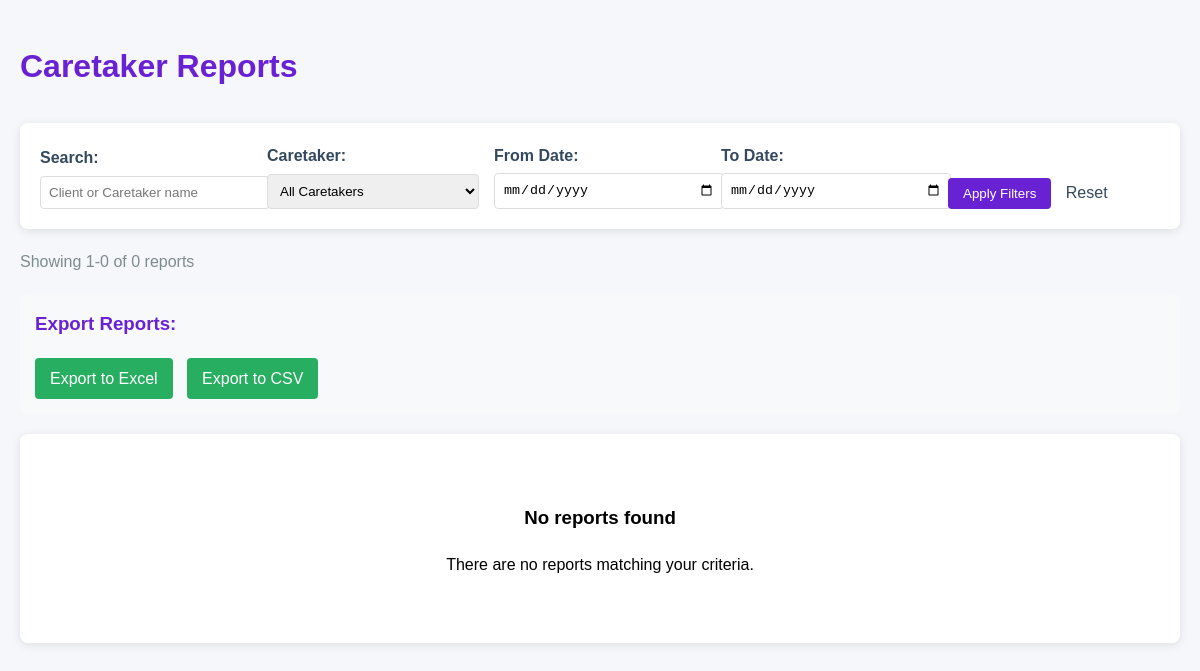
The page /admin_reports.php on the database as committed earlier.
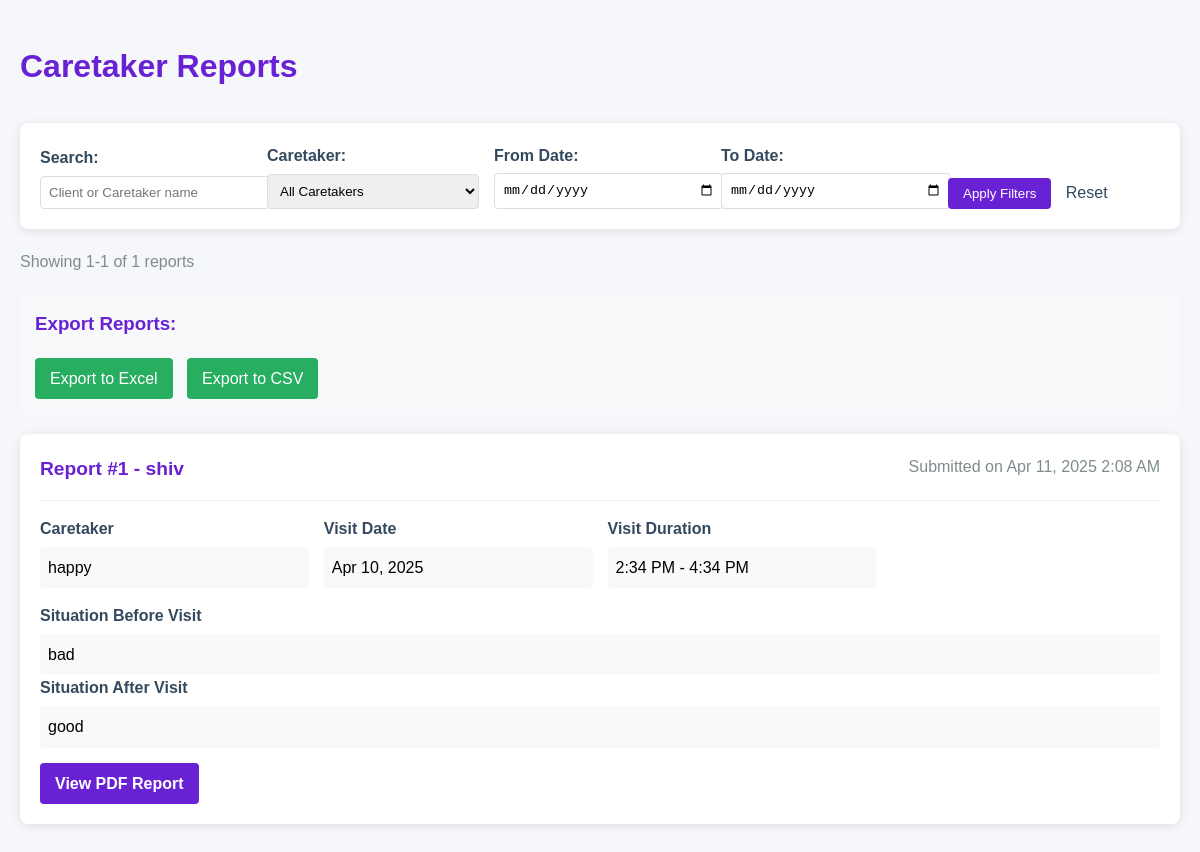
The same page on the database as committed later.
### tables this page shows
CREATE TABLE `caretaker_reports` (
  `report_id` int(11) NOT NULL,
  `booking_id` int(11) NOT NULL,
  `caretaker_id` int(11) NOT NULL,
  `client_name` varchar(100) NOT NULL,
  `client_address` text NOT NULL,
  `client_email` varchar(100) DEFAULT NULL,
  `situation_before` text NOT NULL,
  `situation_after` text NOT NULL,
  `report_pdf` varchar(255) DEFAULT NULL,
  `submitted_at` timestamp NOT NULL DEFAULT current_timestamp(),
  `is_on_time` tinyint(1) DEFAULT 1
);

CREATE TABLE `users` (
  `id` int(100) NOT NULL,
  `name` varchar(100) NOT NULL,
  `email` varchar(100) NOT NULL,
  `password` varchar(100) NOT NULL,
  `user_type` varchar(20) NOT NULL DEFAULT 'user',
  `application_status` varchar(50) DEFAULT 'pending'
);

CREATE TABLE `caretaker_bookings` (
  `booking_id` int(11) NOT NULL,
  `caretaker_id` int(11) NOT NULL,
  `user_id` int(11) NOT NULL,
  `start_datetime` datetime NOT NULL,
  `end_datetime` datetime NOT NULL,
  `hours` int(11) NOT NULL,
  `total_price` decimal(10,2) NOT NULL,
  `status` enum('pending','confirmed','completed','cancelled') DEFAULT 'pending',
  `created_at` timestamp NOT NULL DEFAULT current_timestamp(),
  `report_status` enum('pending','submitted','late','missed') DEFAULT 'pending',
  `report_deadline` datetime DEFAULT NULL
);

### admin_reports.php (the view, shortened to what the changed rows need)
<?php
include 'config.php';
$page = isset($_GET['page']) ? max(1, (int)$_GET['page']) : 1;
$per_page = 10;
$offset = ($page - 1) * $per_page;
$where = [];
$query_params = [];
$where_clause = $where ? 'WHERE ' . implode(' AND ', $where) : '';
$count_query = "SELECT COUNT(*) as total FROM caretaker_reports r
                JOIN caretaker_bookings b ON r.booking_id = b.booking_id
                JOIN users u ON b.user_id = u.id
                JOIN caretakers ct ON r.caretaker_id = ct.caretaker_id
                JOIN users c ON ct.user_id = c.id
                $where_clause";
$total_result = mysqli_query($conn, $count_query);
$total = mysqli_fetch_assoc($total_result)['total'];
$reports_query = "
    SELECT r.*,
           u.name as client_name,
           c.name as caretaker_name,
           ct.caretaker_id,
           b.start_datetime,
           b.end_datetime
    FROM caretaker_reports r
    JOIN caretaker_bookings b ON r.booking_id = b.booking_id
    JOIN users u ON b.user_id = u.id
    JOIN caretakers ct ON r.caretaker_id = ct.caretaker_id
    JOIN users c ON ct.user_id = c.id
    $where_clause
    ORDER BY r.submitted_at DESC
    LIMIT $offset, $per_page
";
$reports = mysqli_query($conn, $reports_query);
?>
<!DOCTYPE html>
<html lang="en">
<head>
</head>
<body>
    <div class="container">
        <h1>Caretaker Reports</h1>
        <div class="search-filters">
            <form method="GET" action="">
            </form>
        </div>
        <div class="results-count">
            Showing <?= ($offset + 1) ?>-<?= min($offset + $per_page, $total) ?> of <?= $total ?> reports
        </div>
        <div class="export-options">
            <h3>Export Reports:</h3>
            <a href="export_reports.php?format=excel&<?= http_build_query($query_params) ?>" class="btn-export">
            </a>
            <a href="export_reports.php?format=csv&<?= http_build_query($query_params) ?>" class="btn-export">
            </a>
        </div>
        <?php if(mysqli_num_rows($reports) > 0): ?>
            <?php while($report = mysqli_fetch_assoc($reports)): ?>
                <div class="report-card">
                    <div class="report-header">
                        <h2 class="report-title">
                            Report #<?= $report['report_id'] ?> - <?= htmlspecialchars($report['client_name']) ?>
                        </h2>
                        <div class="report-date">
                            Submitted on <?= date('M j, Y g:i A', strtotime($report['submitted_at'])) ?>
                        </div>
                    </div>
                    <div class="report-details">
                        <div class="detail-group">
                            <label>Caretaker</label>
                            <p><?= htmlspecialchars($report['caretaker_name']) ?></p>
                        </div>
                        <div class="detail-group">
                            <label>Visit Date</label>
                            <p><?= date('M j, Y', strtotime($report['start_datetime'])) ?></p>
                        </div>
                        <div class="detail-group">
                            <label>Visit Duration</label>
                            <p>
                                <?= date('g:i A', strtotime($report['start_datetime'])) ?> -
                                <?= date('g:i A', strtotime($report['end_datetime'])) ?>
                            </p>
                        </div>
                    </div>
                    <div class="detail-group">
                        <label>Situation Before Visit</label>
                        <p><?= nl2br(htmlspecialchars($report['situation_before'])) ?></p>
                    </div>
                    <div class="detail-group">
                        <label>Situation After Visit</label>
                        <p><?= nl2br(htmlspecialchars($report['situation_after'])) ?></p>
                    </div>
                    <div class="actions">
                        <a href="<?= $report['report_pdf'] ?>" class="btn btn-view" target="_blank">
                            View PDF Report
                        </a>
                    </div>
                </div>
            <?php endwhile; ?>
        <?php else: ?>
            <div class="no-reports">
                <h3>No reports found</h3>
                <p>There are no reports matching your criteria.</p>
            </div>
        <?php endif; ?>
    </div>
</body>
</html>

Rows that differ between the two databases and show on the page:
added caretaker_reports: report_id "1", users.name "shiv", submitted_at "Apr 11, 2025 2:08 AM", users.name "happy", booking.start_datetime "Apr 10, 2025", booking.start_datetime "2:34 PM", booking.end_datetime "4:34 PM", situation_before "bad", situation_after "good"
Other text that changed with them:
min($offset + $per_page, $total): "0" → "1"
$total: "0" → "1"
text no longer shown: "No reports found There are no reports matching your criteria."
